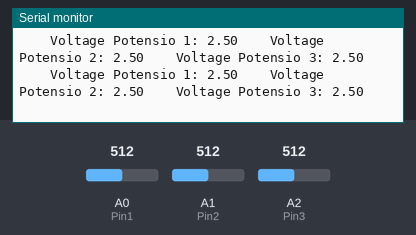
Bench run of a sketch on a simulated Arduino Uno, built with avr-gcc and run on an emulated ATmega328P. Parts: the last lines printed to the serial monitor. The inputs (shaded band) are chosen by the test bench; at power-on: A0 (Pin1) = 512, A1 (Pin2) = 512, A2 (Pin3) = 512.

Above: at 1.2 s.
1.3 s: A0 (Pin1) set to 716
At 1.49 s:
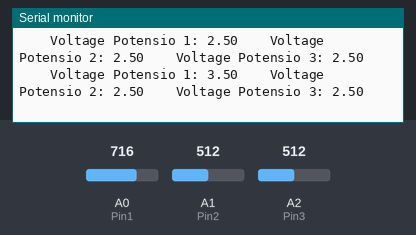
4.3 s: A1 (Pin2) set to 716
At 4.35 s:
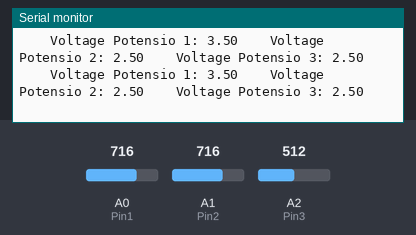
7.3 s: A2 (Pin3) set to 716
At 7.31 s:
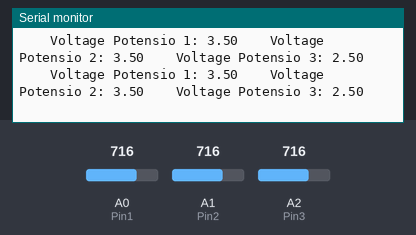
10.3 s: A0 (Pin1) set to 900
At 10.35 s:
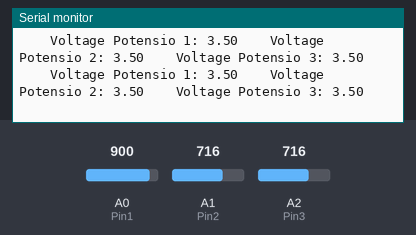
13.3 s: A1 (Pin2) set to 900
At 13.3 s:
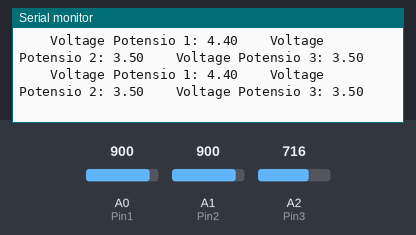
16.3 s: A2 (Pin3) set to 900
At 16.34 s:
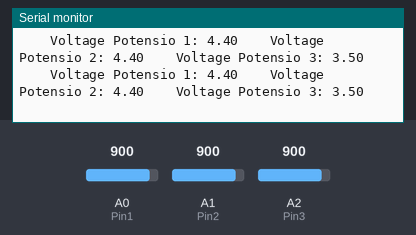
Timing chart, 0 to 19.3 s (numbered marks = the images above; inputs shaded):
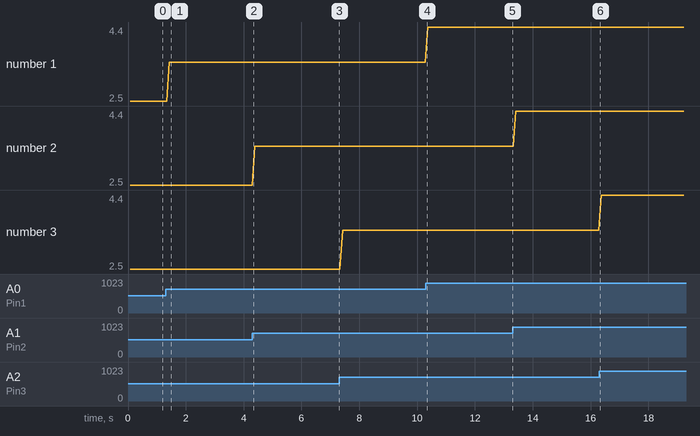

The sketch:

Lat_14.ino
```cpp
// Define the analog pin connected to the potentiometer
const int Pin1 = A0;
const int Pin2 = A1;
const int Pin3 = A2;


void setup() {
  // Initialize serial communication at 9600 baud rate
  Serial.begin(9600);
}
void loop() {
  int potValue1 = analogRead(Pin1);
  int potValue2 = analogRead(Pin2);
  int potValue3 = analogRead(Pin3);

  float voltage1 = potValue1 * (5.0 / 1023.0);                // Convert the analog value to voltage (assuming 5V system)
  float voltage2 = potValue2 * (5.0 / 1023.0);                // Convert the analog value to voltage (assuming 5V system)
  float voltage3 = potValue3 * (5.0 / 1023.0);                // Convert the analog value to voltage (assuming 5V system)

  Serial.print("Voltage Potensio 1: ");
  Serial.print(voltage1);
  Serial.print("    ");

  Serial.print("Voltage Potensio 2: ");
  Serial.print(voltage2);
  Serial.print("    ");

  Serial.print("Voltage Potensio 3: ");
  Serial.println(voltage3);
  Serial.print("    ");

}
```

Measured:
- after the input at 1.3 s, the serial monitor: prints a new line after 0.13 s (image 1)
- plotted number 1: 2.5 → 3.5 after the input at 1.3 s, 3.5 → 4.4 after the input at 10.3 s
